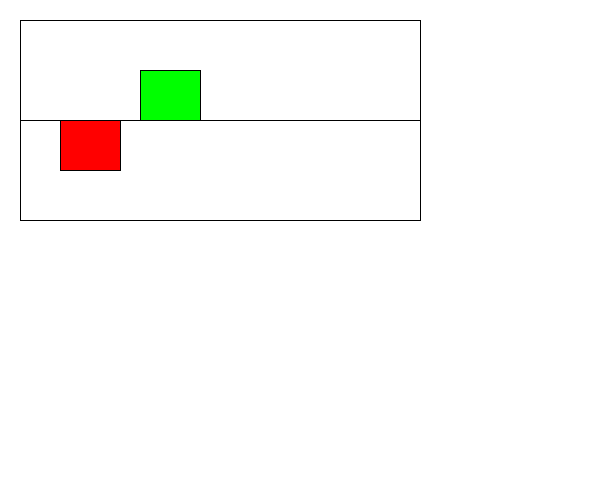
Frame 1 (no input)
Frame 60 (the mouse pressed at the canvas centre just before this capture): identical to frame 1, image omitted
Frame 120 (the mouse held since frame 60 and released just before this capture): identical to frame 1, image omitted

The Processing sketch that drew this single still picture (run headless with seeded random() and noise(); from frame 60 on, the mouse is pressed at the canvas centre):

// Processing sketch: Section1
// ── Section1.pde
int MAX_VALUE = 100;
int MIN_VALUE = -100;
Visualizer v;

/*You are simulating a visualizer of multiple values
 You need to create a display method first. 
 Then you can make a method that changes the values each time the update is called. 
 */
class Visualizer {
  float x, y;
  float [] values;
  float [] speeds;
  Visualizer(float x, float y) {
    this.x = x;
    this.y = y;
    values = new float[10];
    speeds = new float[10];
    for (int i = 0; i < values.length; i++) {
      values[i] = random(-99, 99);
      speeds[i] = random(2);
    }
  }

  void display() {
    //draw the bars equally spaced inside this box. 
    //You can assume 10, but it would be even better 
    //if you could modify it to be larger increments.
    fill(255);
    rect(x, y, 400, 200);
    //This is a 200x400 box.
    //The width of the visualizer is 400! This rect is the border

    //the line is the 0 y-value, the top is 100, the bottom is -100
    line(x, y+100, x+400, y+100);

    //You need to use a loop. You need to make the HEIGHT of the bars 
    //the values in the array.
    //Negative values are red, and go below the line.
    //Positive values are green and go above the line.
    
    float w = width / values.length; 
    //???WRITE THIS METHOD FIRST!!!
    //THESE ARE WRONG: They just illustrate how they could look
    fill(255, 0, 0);
    rect(x+40, y+100, 60, 50);
    fill(0, 255, 0);
    rect(x+120, y+50, 60, 50);


    //Width of the visualizer is 400!

  
  }
  void update() {
    //???WRITE THIS METHOD SECOND!!!
    for (int i = 0; i < values.length; i++) {
      values[i] += speeds[i]; //the speed updates the values. Do not touch this.
      //??? keep them values between max/min value so they stay in the box.

      //??? reverse the speeds so the bar oscillates up/down when it reaches max/min

      
    }
  }
}

void setup() {
  size(600, 500);
  v = new Visualizer(20, 20);
}
void draw() {
  background(255);
  v.display();
  v.update();
}
